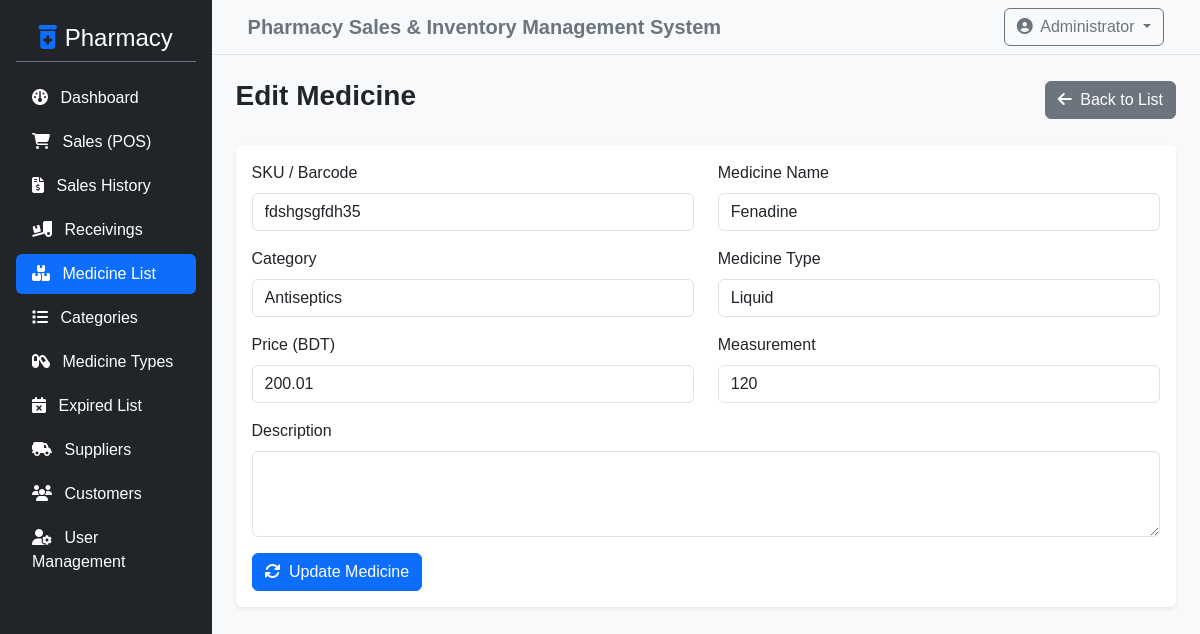
/admin/edit_medicine.php?id=7 (signed in), run on the app's committed database.
### tables this page shows
CREATE TABLE `product_list` (
  `id` int NOT NULL,
  `category_id` int NOT NULL,
  `type_id` int DEFAULT NULL,
  `sku` varchar(50) NOT NULL,
  `price` double NOT NULL,
  `name` varchar(150) NOT NULL,
  `measurement` varchar(50) DEFAULT NULL,
  `description` text NOT NULL,
  `prescription` tinyint(1) NOT NULL DEFAULT '0',
  `expiry_date` date DEFAULT NULL,
  `supplier_id` int DEFAULT NULL,
  `quantity` int DEFAULT '0'
);

### admin/edit_medicine.php (the view, shortened to what this page needs)
<?php
include '../config/db_connect.php';
$id = $_GET['id'];
$sql = "SELECT * FROM product_list WHERE id = $id";
$result = $conn->query($sql);
$medicine = $result->fetch_assoc();
?>
<?php include '../includes/header.php'; ?>
<div class="d-flex">
    <?php include '../includes/sidebar.php'; ?>
    <div class="w-100 bg-light min-vh-100">
        <?php include '../includes/topbar.php'; ?>
        <div class="container-fluid p-4">
            <div class="d-flex justify-content-between align-items-center mb-4">
                <h3 class="fw-bold">Edit Medicine</h3>
                <a href="medicines.php" class="btn btn-secondary"><i class="fa-solid fa-arrow-left me-1"></i> Back to List</a>
            </div>
            <div class="card shadow-sm border-0">
                <div class="card-body">
                    <form method="POST" action="">
                        <div class="row">
                            <div class="col-md-6 mb-3">
                                <label class="form-label">SKU / Barcode</label>
                                <input type="text" name="sku" class="form-control" value="<?php echo htmlspecialchars($medicine['sku']); ?>" required>
                            </div>
                            <div class="col-md-6 mb-3">
                                <label class="form-label">Medicine Name</label>
                                <input type="text" name="name" class="form-control" value="<?php echo htmlspecialchars($medicine['name']); ?>" required>
                            </div>
                        </div>
                        <div class="row">
                            <div class="col-md-6 mb-3">
                                <label class="form-label">Category</label>
                                <select name="category_id" class="form-control" required>
                                    <?php
                                    $cat_result = $conn->query("SELECT * FROM category_list");
                                    while ($cat = $cat_result->fetch_assoc()) {
                                        $selected = ($cat['id'] == $medicine['category_id']) ? "selected" : "";
                                        echo "<option value='" . $cat['id'] . "' $selected>" . $cat['name'] . "</option>";
                                    }
                                    ?>
                                </select>
                            </div>
                            <div class="col-md-6 mb-3">
                                <label class="form-label">Medicine Type</label>
                                <select name="type_id" class="form-control" required>
                                    <?php
                                    $type_result = $conn->query("SELECT * FROM type_list");
                                    while ($type = $type_result->fetch_assoc()) {
                                        $selected = ($type['id'] == $medicine['type_id']) ? "selected" : "";
                                        echo "<option value='" . $type['id'] . "' $selected>" . $type['name'] . "</option>";
                                    }
                                    ?>
                                </select>
                            </div>
                        </div>
                        <div class="row">
                            <div class="col-md-6 mb-3">
                                <label class="form-label">Price (BDT)</label>
                                <input type="number" step="0.01" name="price" class="form-control" value="<?php echo $medicine['price']; ?>" required>
                            </div>
                            <div class="col-md-6 mb-3">
                                <label class="form-label">Measurement</label>
                                <input type="text" name="measurement" class="form-control" value="<?php echo htmlspecialchars($medicine['measurement']); ?>">
                            </div>
                        </div>
                        <div class="mb-3">
                            <label class="form-label">Description</label>
                            <textarea name="description" class="form-control" rows="3"><?php echo htmlspecialchars($medicine['description']); ?></textarea>
                        </div>
                        <button type="submit" class="btn btn-primary"><i class="fa-solid fa-sync me-1"></i> Update Medicine</button>
                    </form>
                </div>
            </div>
        </div>
    </div>
</div>
<?php include '../includes/footer.php'; ?>

### assets/css/style.css (style rules this page uses)
body { font-family: 'Segoe UI', Tahoma, Geneva, Verdana, sans-serif; background-color: #f8f9fa; }
body { background-color: #f8f9fa; font-family: Arial, sans-serif; }

### data on the page
product_list: sku "fdshgsgfdh35", name "Fenadine", price "200.01", measurement "120"

### other printed values
form field category_id "Antiseptics"
form field type_id "Liquid"
